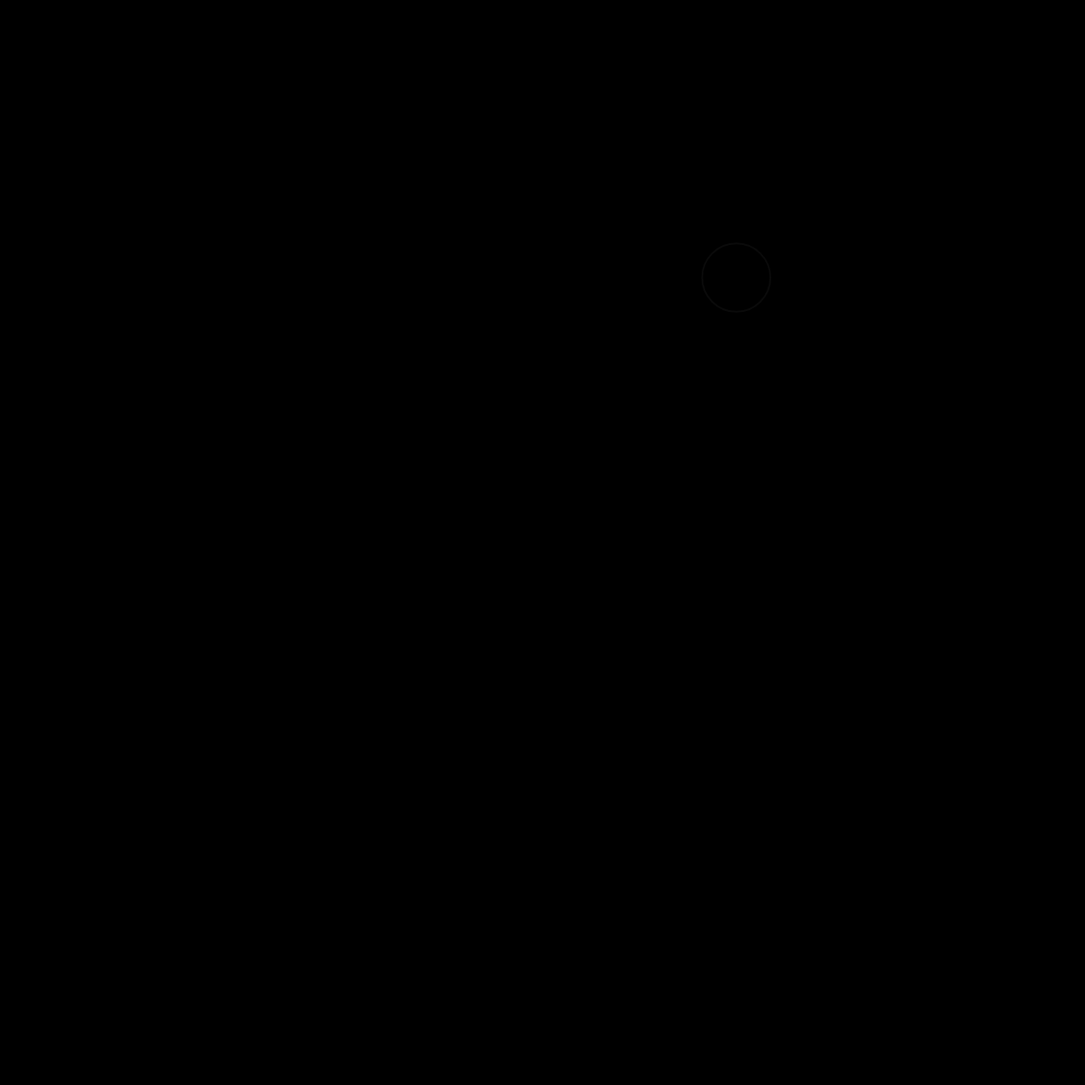
Frame 1 (no input)
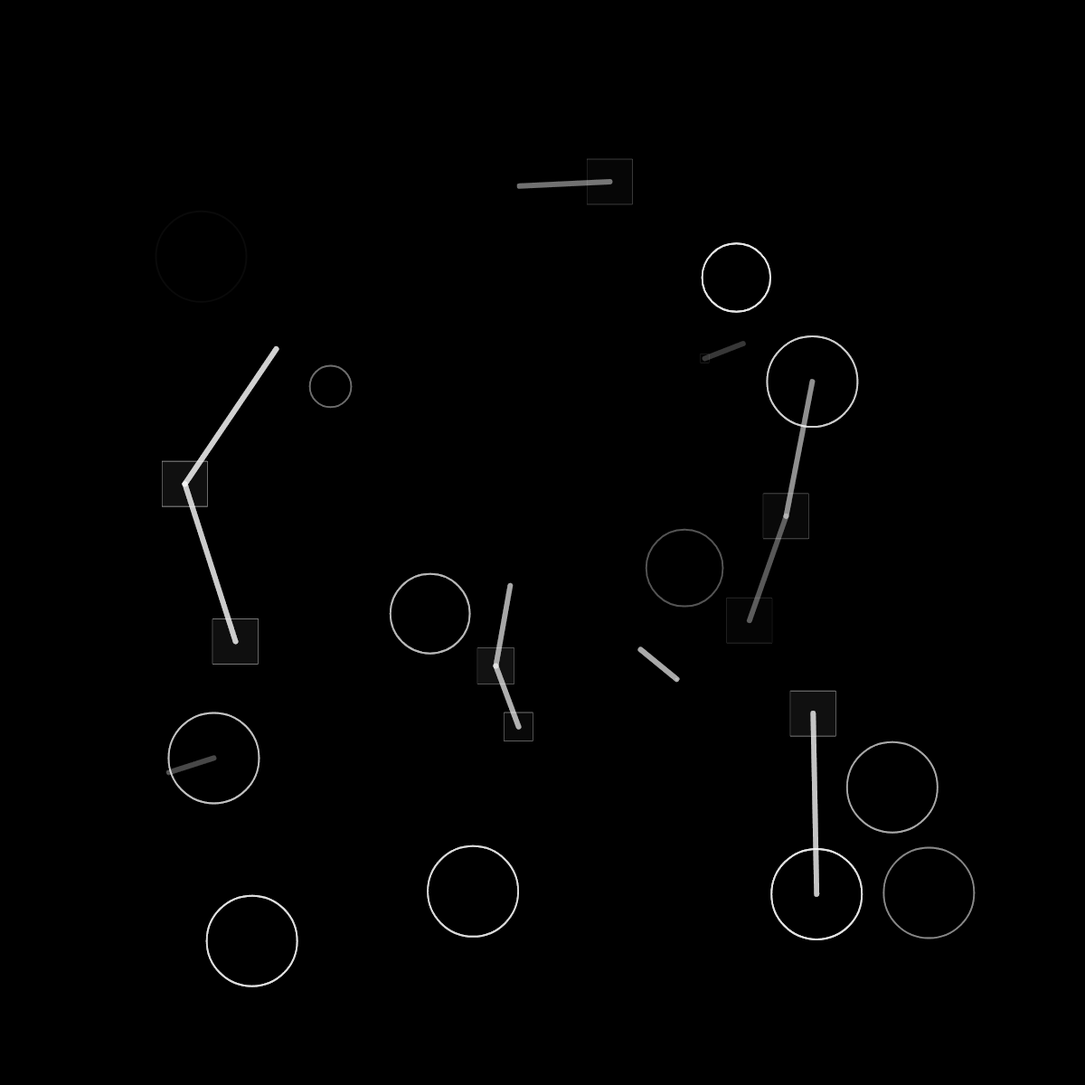
Frame 60 (no input)
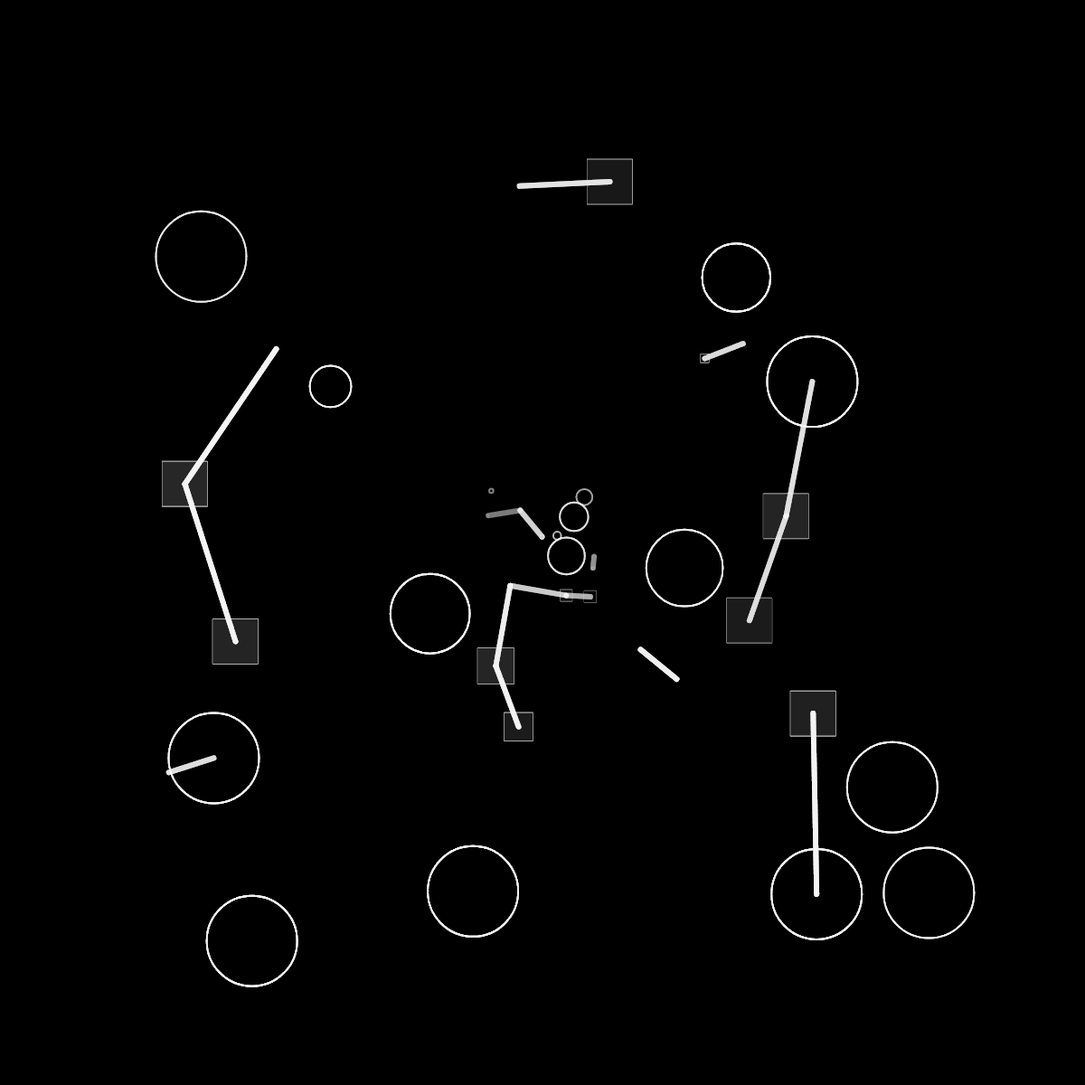
Frame 120 (the mouse pressed at the canvas centre since frame 60)

The p5.js sketch that drew these frames (run headless with seeded random() and noise() and a simulated clock; from frame 60 on, the mouse is pressed at the canvas centre):

// p5.js sketch
// ── sketch.js
const margin = 50;
const minRadius = 1;
const maxRadius = 50;
const maxCount = 1000;
let currentCount = 1;

const mouseRect = 20;

const closestIndex = Array(maxCount);
const x = Array(maxCount);
const y = Array(maxCount);
const r = Array(maxCount);

function setup () {
  createCanvas(1200, 1200);
  background(0);
  smooth();
  rectMode(CENTER);

  x[0] = random(maxRadius + margin, width - maxRadius - margin);
  y[0] = random(maxRadius + margin, height - maxRadius - margin);
  r[0] = random(minRadius, maxRadius);

  closestIndex[0] = 0;
}

function draw () {
  let intersect = false;

  let newX = random((maxRadius * 2) + margin, width - (maxRadius * 2) - margin);
  let newY = random((maxRadius * 2) + margin, height - (maxRadius * 2) - margin);
  let newR = minRadius;

  if (mouseIsPressed) {
    newX = random(mouseX - mouseRect / 2 - margin, mouseX + mouseRect / 2 + margin);
    newY = random(mouseY - mouseRect / 2 - margin, mouseY + mouseRect / 2 + margin);
    newR = 1;
  }

  for (let i = 0; i < currentCount; i++) {
    const d = dist(newX, newY, x[i], y[i]);

    if (d < (newR + r[i])) {
      intersect = true;
      break;
    }
  }

  if (!intersect) {
    let newRadius = width;

    for (let i = 0; i < currentCount; i++) {
      const d = dist(newX, newY, x[i], y[i]);

      if (newRadius > d - r[i]) {
        newRadius = d - r[i];
        closestIndex[currentCount] = i;
      }
    }

    if (newRadius > maxRadius) newRadius = maxRadius;

    x[currentCount] = newX;
    y[currentCount] = newY;
    r[currentCount] = newRadius;
    currentCount++;
  }

  for (let i = 0; i < currentCount; i++) {
    noFill();
    stroke(255, 10);
    strokeWeight(2);
    circle(x[i], y[i], r[i] * 2);

    rotate(HALF_PI);
    if (random(1) > 0.7) {
     fill(255, 1);
     stroke(255, 1);
    }
    strokeWeight(0.5);
    rect(x[i], y[i], r[i], r[i]);

    const n = closestIndex[i];
    strokeWeight(6);
    line(x[i], y[i], x[n], y[n]);
  }

  if (currentCount >= maxCount) {
    noLoop();
  }
}

// timestamp
const timestamp = () => {
  const now = Calendar.getInstance();
  return String.format("%1$ty%1$tm%1$td_%1$tH%1$tM%1$tS", now);
}

const keyReleased = () => {
  if (key == 's') {
    const msg = "structuralDensity-" + timestamp() + "-" + frameCount + ".png";
    saveFrame(msg);
    console.log("Saved: " + msg);
  }
}
